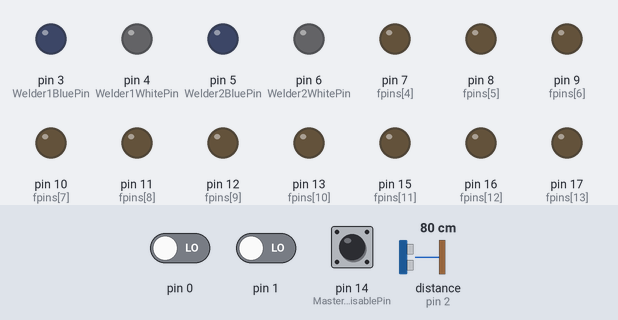
Recording of a sketch running on a simulated Arduino Uno, built with avr-gcc and run on an emulated ATmega328P. Parts: output pins drawn as LEDs (lit = HIGH). Wiring (inferred from the names in the program): range finder with pulse-width output: data pin 2. The inputs (shaded band) are chosen by the test bench; at power-on: distance to the obstacle (sensor on pin 2) 80 cm, pin 0 LOW, pin 14 (MasterDecoderDisablePin) HIGH, pin 1 LOW. Random numbers use the default seed unless the sketch sets one; EEPROM starts erased.

Above: at 1.2 s.
1.3 s: distance to the obstacle (sensor on pin 2) set to 4 cm
4.3 s: pin 0 driven HIGH
At 7.1 s:
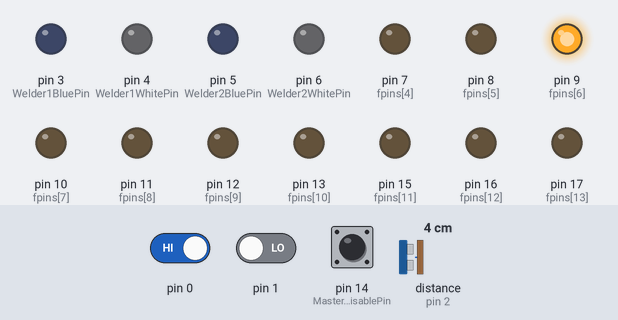
7.3 s: pin 14 (MasterDecoderDisablePin) pulled LOW for 1 s
At 8.41 s:
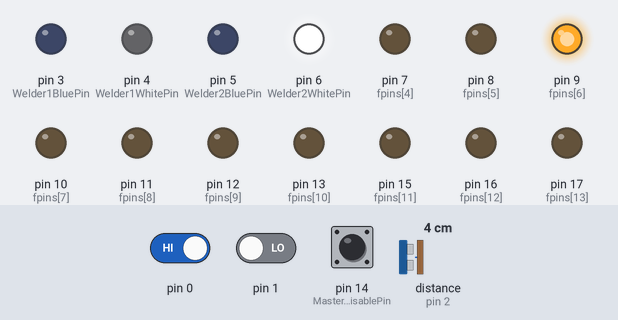
At 10.1 s:
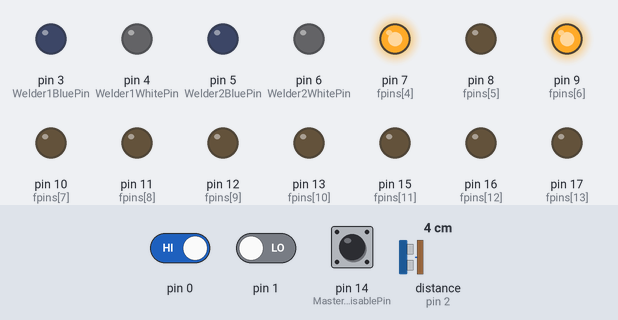
10.3 s: pin 14 (MasterDecoderDisablePin) pulled LOW for 0.15 s
At 12.54 s:
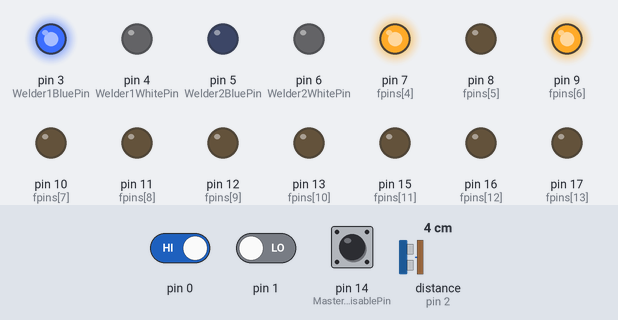
13.3 s: pin 1 driven HIGH
16.3 s: distance to the obstacle (sensor on pin 2) set to 250 cm
Timing chart, 0 to 23.0 s (numbered marks = the images above; inputs shaded):
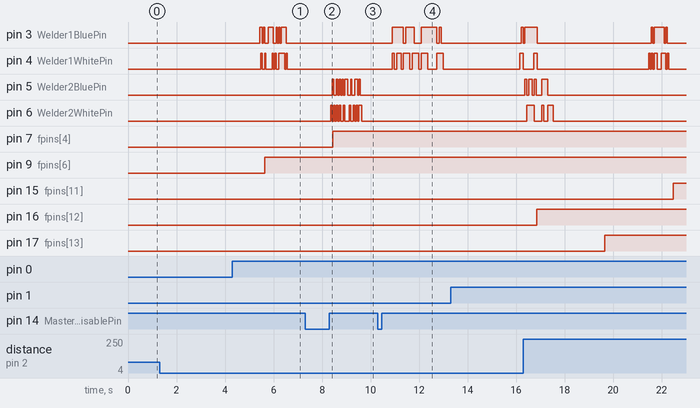

The sketch:

IDEC_WELDER.ino
```cpp
/*
 *
 * Interactive Decoder                             IDEC2_3_Building2Wldrs.ino
 * Version 1.08 Geoff Bunza 2020
 * Works with both short and long DCC Addesses
 *
 * This decoder will control Random Building Lighting
 * F0 = Master Function - OFF = Function - ON DISABLES the decoder
 * Input Pin for Decoder Disable = Pin 3 Active  LOW
 *
 * F0 == Master Decoder Disable == ON
 * F1 == Welder 1       Disable == ON
 * F2 == Welder 2       Disable == ON
 *
 * PRO MINI PIN ASSIGNMENT:
2 - DCC Input
3 - Input Pin for MasterDecoderDisable Active LOW
4 - LED Blue Welder1
5 - LED White Welder1
6 - LED Blue Welder2
7 - LED White Welder2
8 - LED
9 - LED
10 - LED
11 - LED
12 - LED
13 - LED
14 A0 - LED
15 A1 - LED
16 A2 - LED
17 A3 - LED
18 A4 - LED
19 A5 - LED
 *
 */


//////////////////////////////////////////////////////////////////////////////////////////////////////////////////////////////////////
//////////////////////////////////////////////////////////////////////////////////////////////////////////////////////////////////////
//
// ***** Uncomment to use the PinChangeInterrupts iso External Interrupts *****
// #define PIN_CHANGE_INT

#include <NmraDcc.h>

NmraDcc     Dcc ;
DCC_MSG  Packet ;


#include <avr/wdt.h>  //  Needed for automatic reset functions.


#define This_Decoder_Address       40

uint8_t CV_DECODER_JUST_A_RESET = 251;
uint8_t CV_DECODER_MASTER_RESET = 252;


//////////////////////////////////////////////////////////////////////////////////////////////////////////////////////////////////////
//////////////////////////////////////////////////////////////////////////////////////////////////////////////////////////////////////
//
// ******** REMOVE THE "//" IN THE NEXT LINE UNLESS YOU WANT ALL CV'S RESET ON EVERY POWER-UP
#define DECODER_LOADED

// ******** REMOVE THE "//" IN THE NEXT LINE IF YOU WANT TO RUN A TEST DURING SETUP SEQUENCES
// #define TESTRUN

// ******** REMOVE THE "//" IN THE NEXT LINE TO SEE DETAILED INFO ABOUT INCOMING C.V MESSAGES
// #define DEBUGCV

// ******** REMOVE THE "//" IN THE FOLLOWING LINE TO SEND DEBUGGING INFO TO THE SERIAL OUTPUT
// #define DEBUGID

#if defined( DEBUGID ) || defined( DEBUGCV )
   #define _PP( a ) Serial.print(    a );
   #define _PL( a ) Serial.println(  a );
   #define _2P(a,b) Serial.print( a, b );
   #define _2L(a,b) Serial.println(a, b);
#else
   #define _PP( a )
   #define _PL( a )
   #define _2P(a,b)
   #define _2L(a,b)
#endif


//////////////////////////////////////////////////////////////////////////////////////////////////////////////////////////////////////
//////////////////////////////////////////////////////////////////////////////////////////////////////////////////////////////////////
//
//  *****  small macro used to create all the timed events  *****
#define runEvery( n ) for ( static unsigned long lasttime; millis() - lasttime > ( unsigned long )( n ); lasttime = millis() )


// unsigned long estop                =    1;
int building_tim_delay             =    0;
int welder1_tim_delay              =    0;
int welder2_tim_delay              =    0;
int welder1_delta                  =    0;
int welder2_delta                  =    0;
byte welder1_on                    =    0;
byte welder2_on                    =    0;

const int MasterDecoderDisablePin  =   14;  //  A0 Master Decoder Disable Input Pin | Active  LOW
const int FunctionPin0             =   20;  //  Place holders ONLY
const int FunctionPinDcc           =    2;  //  Inputpin DCCsignal

const int Welder1BluePin           =    3;  //  Blue  LED simulation Welder 1
const int Welder1WhitePin          =    4;  //  White LED simulation Welder 1
const int Welder2BluePin           =    5;  //  Blue  LED simulation Welder 2
const int Welder2WhitePin          =    6;  //  White LED simulation Welder 2

const int num_active_functions     =    3;  //  Number # functions starting with F0
const int numleds                  =   16;  //  Number of Output pins to initialize

byte fpins []                      =  { 3, 4, 5, 6, 7, 8, 9, 10, 11, 12, 13, 15, 16, 17, 18, 19 };
                                            //  This are all the Output Pins available for a house

int MasterDecoderDisable           =    0;
int MasterDisable_value            =    0;
int Disable_welder1                =    0;
int Disable_welder2                =    0;


struct QUEUE
{
   int            inuse;   // pin in use or not
   int current_position;
   int        increment;
   int       stop_value;
   int      start_value;
};
QUEUE *ftn_queue = new QUEUE[  3 ];


struct CVPair
{
   uint16_t    CV;
   uint8_t  Value;
};


CVPair FactoryDefaultCVs [] =
{
   {CV_MULTIFUNCTION_PRIMARY_ADDRESS, This_Decoder_Address & 0x7F },

   // These two CVs define the Long DCC Address
   {CV_MULTIFUNCTION_EXTENDED_ADDRESS_MSB, (( This_Decoder_Address >> 8 ) & 0x7F ) + 192 },
   {CV_MULTIFUNCTION_EXTENDED_ADDRESS_LSB,    This_Decoder_Address & 0xFF },

   // ONLY uncomment 1 CV_29_CONFIG line below as approprate DEFAULT IS SHORT ADDRESS
// {CV_29_CONFIG,                0},                        // Short Address 14 Speed Steps
   {CV_29_CONFIG, CV29_F0_LOCATION},                        // Short Address 28/128 Speed Steps
// {CV_29_CONFIG, CV29_EXT_ADDRESSING | CV29_F0_LOCATION},  // Long  Address 28/128 Speed Steps

   {CV_DECODER_MASTER_RESET,     0},

   { 30,   0},  //  F0 Config 0=DISABLE On/Off, 1=Disable Welder 1, 2=Disable Welder2
   { 31,   1},  //  F0 Config 0=DISABLE On/Off, 1=Disable Welder 1, 2=Disable Welder2
   { 32,   2},  //  F0 Config 0=DISABLE On/Off, 1=Disable Welder 1, 2=Disable Welder2

   { 50,  90},  //  Master Building Time Delay 0-255
   { 51, 127},  //  Welder1 Time Constant
   { 52, 147},  //  Welder2 Time Constant

   {251,   0},  //  CV_DECODER_JUST_A_RESET */
/* {252,   0},  //  CV_DECODER_MASTER_RESET */
   {253,   0},  //  Extra
};


/* ******************************************************************************* */


uint8_t FactoryDefaultCVIndex = sizeof( FactoryDefaultCVs ) / sizeof( CVPair );
void notifyCVResetFactoryDefault()
{
   // Make FactoryDefaultCVIndex non-zero and equal to # CV's to be reset.
   FactoryDefaultCVIndex = sizeof( FactoryDefaultCVs ) / sizeof( CVPair );
};


/* ******************************************************************************* */


void setup()
{
   noInterrupts();

      // initialize the digital pins as outputs
   for ( int i = 0; i < numleds; ++i )
   {
      digitalWrite( fpins[ i ], 0 );  // Switch the pin off first.
      pinMode( fpins[ i ], OUTPUT );  // Then set it as an output.
   }

   pinMode( MasterDecoderDisablePin,  INPUT_PULLUP );  //  Master Decoder Disable Input Pin   - Active LOW

   #if defined( DEBUGID ) || defined( DEBUGCV )

      Serial.begin( 115200 );

      while ( !Serial )
      {
         ; // wait for Serial port to connect. Needed for native USB port.
      }
      Serial.flush();    // Wait for all the rubbish to finish displaying.
      while ( Serial.available() > 0 )
      {
         Serial.read(); // Clear the input buffer to get 'real' inputdata.
      }

   #endif

      //  Call the DCC 'pin' and 'init' functions to enable the DCC Receiver.
   Dcc.pin( digitalPinToInterrupt( FunctionPinDcc ), FunctionPinDcc, false );
   Dcc.init( MAN_ID_DIY, 201, FLAGS_MY_ADDRESS_ONLY, 0 );      delay( 1000 );

   #if defined( DECODER_LOADED )

      if ( Dcc.getCV( CV_DECODER_MASTER_RESET ) == CV_DECODER_MASTER_RESET )
      {
      #endif

         FactoryDefaultCVIndex =  sizeof( FactoryDefaultCVs ) / sizeof( CVPair );

         for ( int i = 0; i < FactoryDefaultCVIndex; ++i )
         {
            Dcc.setCV( FactoryDefaultCVs[ i ].CV, FactoryDefaultCVs[ i ].Value );
         }

      #if defined(DECODER_LOADED)
      }
   #endif

   Dcc.setCV( CV_DECODER_JUST_A_RESET, 0 );  //  Reset the just_a_reset CV

   #if defined( TESTRUN )

      for ( int i = 0; i < numleds; ++i )   //  Turn all LEDs  ON in sequence
      {
         digitalWrite( fpins[ i ], HIGH );
         delay( 60 );
      }

      delay( 400 );

      for ( int i = 0; i < numleds; ++i )   //  Turn all LEDs OFF in sequence
      {
         digitalWrite( fpins[ i ],  LOW );
         delay( 60 );
      }

   #endif

   for ( int i = 0; i < num_active_functions; ++i )
   {
      uint8_t  cv_value = Dcc.getCV( 30 + i );
      switch ( cv_value )
      {
         case 0:   // Master Decoder Disable
         {
            MasterDecoderDisable = 0 ;
            if ( digitalRead( MasterDecoderDisablePin ) ==  LOW )
            {
               MasterDecoderDisable = 1 ;
            }
            break ;
         }

         case 1:   //  F1 Disables Welder 1
         {
            Disable_welder1 = 0 ;
            break ;
         }

         case 2:   //  F2 Disables Welder 2
         {
            Disable_welder2 = 0 ;
            break ;
         }

         default:
         {
            break ;
         }
      }
   }

   building_tim_delay = int( Dcc.getCV( 50 ) ) * 11 ;

   welder1_tim_delay  = int( Dcc.getCV( 51 ) ) * 21 ;

   welder2_tim_delay  = int( Dcc.getCV( 52 ) ) * 31 ;

   #if defined( DEBUGID ) || defined( DEBUGCV )

      _PL( "\n" "CV Dump: " );
      for ( int i = 30; i < 33; ++i ) { _2P( Dcc.getCV( i ), DEC ); _PP( "\t" ); }
      _PL( "" );

      _PL( "Timer setting:" );
      for ( int i = 50; i < 53; ++i ) { _2P( Dcc.getCV( i ), DEC ); _PP( "\t" ); }
      _PL( "" );

      _PL( "My Address" );
      _2P( Dcc.getCV( CV_MULTIFUNCTION_PRIMARY_ADDRESS ), DEC ); _PP( "\t \n" );
      _PL( "" );

      _2L( building_tim_delay, DEC );
      _2L( welder1_tim_delay,  DEC );
      _2L( welder2_tim_delay,  DEC );

   #endif

   interrupts();  // Ready to rumble....
}


/* ******************************************************************************** */


void loop()
{
   //  MUST call the NmraDcc.process() method frequently for correct library operation
   Dcc.process();

   //  Check Master Input Over ride
   MasterDecoderDisable = 0 ;
   if ( digitalRead( MasterDecoderDisablePin ) == LOW )
   {
      MasterDecoderDisable = 1 ;
   }
   else
   {
      MasterDecoderDisable = MasterDisable_value & 1 ;
   }

   // ========  Random Building Lights  ========================
   runEvery( building_tim_delay )  digitalWrite( fpins[ random( 4, numleds ) ], lightsw( ) );

   // ========  Random Welder1  Lights  ========================
   if ( ( MasterDecoderDisable == 0 ) && ( Disable_welder1 == 0 ) )
   {
      runEvery( welder1_tim_delay ) { welder1_on = random( 20, 50 ); welder1_delta = random( 23, 133 ); }
   }
   runEvery( welder1_delta )  digitalWrite( Welder1WhitePin, run_welder1_wsw( ) );
   runEvery( welder1_delta )  digitalWrite( Welder1BluePin,  run_welder1_bsw( ) );

   // ========  Random Welder2  Lights  ========================
   if ( ( MasterDecoderDisable == 0 ) && ( Disable_welder2 == 0 ) )
   {
      runEvery( welder2_tim_delay )  { welder2_on = random( 25, 47 ); welder2_delta = random( 22, 125 ); }
   }
   runEvery( welder2_delta )  digitalWrite( Welder2WhitePin, run_welder2_wsw( ) );
   runEvery( welder2_delta )  digitalWrite( Welder2BluePin,  run_welder2_bsw( ) );

}  // end loop()


/* ******************************************************************************* */


boolean run_welder1_wsw( )
{
   if ( ( MasterDecoderDisable == 1 ) || ( welder1_on <= 0 ) )
   {
      return  LOW ;   //  Eventually turn all lights OFF
   }

   --welder1_on ;

   if ( random( 0, 100 ) > 48 )
   {
      return HIGH ;   //  48 represents a 52% ON time
   }
   else
   {
      return  LOW ;
   }
}                     //  End run_welder1_wsw


/* ******************************************************************************** */


boolean run_welder1_bsw( )
{
   if ( ( MasterDecoderDisable == 1 ) || ( welder1_on <= 0 ) )
   {
      return  LOW ;   //  Eventually turn all lights OFF
   }

   --welder1_on ;

   if ( random( 0, 100 ) > 35 )
   {
      return HIGH ;   //  35 represents a 65% ON time
   }
   else
   {
      return  LOW ;
   }
}                     //  end run_welder1_bsw


/* ******************************************************************************** */


boolean run_welder2_wsw( )
{
   if ( ( MasterDecoderDisable == 1 ) || ( welder2_on <= 0 ) )
   {
      return  LOW ;   //  Eventually turn all lights OFF
   }

   --welder2_on ;

   if ( random( 0, 100 ) > 48 )
   {
      return HIGH ;   //  48 represents a 52% ON time
   }
   else
   {
      return  LOW ;
   }
}                     //  end run_welder2_wsw


/* ******************************************************************************** */


boolean run_welder2_bsw( )
{
   if ( ( MasterDecoderDisable == 1 ) || ( welder2_on <= 0 ) )
   {
      return  LOW ;   //  Eventually turn all lights OFF
   }

   --welder2_on ;

   if ( random( 0, 100 ) > 35 )
   {
      return HIGH ;   //  35 represents a 65% ON time
   }
   else
   {
      return  LOW ;
   }
}                     //  end run_welder2_bsw


/* ******************************************************************************** */


boolean lightsw( )
{
   if ( MasterDecoderDisable == 1 )
   {
      return  LOW ;   //  Eventually turn all lights OFF
   }

   if ( random( 0, 100 ) > 40 )
   {
      return HIGH ;   //  40 represents a 60% ON time
   }
   else
   {
      return  LOW ;
   }
}                     //  End lightsw


/* **********************************************************************************
 *  notifyCVChange()  Called when a CV value is changed.
 *                    This is called whenever a CV's value is changed.
 *  notifyDccCVChange()  Called only when a CV value is changed by a Dcc packet or a lib function.
 *                    it is NOT called if the CV is changed by means of the setCV() method.
 *                    Note: It is not called if notifyCVWrite() is defined
 *                    or if the value in the EEPROM is the same as the value
 *                    in the write command.
 *
 *  Inputs:
 *    CV        - CV number.
 *    Value     - Value of the CV.
 *
 *  Returns:
 *    None
 */
void    notifyCVChange( uint16_t CV, uint8_t Value )
{
   #if defined( DEBUGCV )

      _PP( "notifyCVChange: CV: " );
      _2P( CV,                DEC );
      _PP( "\t" " Value: "        );
      _2L( Value,             DEC );

   #endif

   if ( ( ( CV == 251 ) && ( Value == 251 ) ) || ( ( CV == 252 ) && ( Value == 252 ) ) )
   {
      wdt_enable( WDTO_15MS );  //  Resets after 15 milliSecs

      while( 1 ) {}  // Wait for the prescaler time to expire
   }
}       //   end notifyCVChange()


/* **********************************************************************************
 *    notifyDccFunc() Callback for a multifunction decoder function command.
 *
 *  Inputs:
 *    Addr        - Active decoder address.
 *    AddrType    - DCC_ADDR_SHORT or DCC_ADDR_LONG.
 *    FuncGrp     - Function group. FN_0      - 14 speed headlight  Mask FN_BIT_00
 *
 *                                  FN_0_4    - Functions  0 to  4. Mask FN_BIT_00 - FN_BIT_04
 *                                  FN_5_8    - Functions  5 to  8. Mask FN_BIT_05 - FN_BIT_08
 *                                  FN_9_12   - Functions  9 to 12. Mask FN_BIT_09 - FN_BIT_12
 *                                  FN_13_20  - Functions 13 to 20. Mask FN_BIT_13 - FN_BIT_20
 *                                  FN_21_28  - Functions 21 to 28. Mask FN_BIT_21 - FN_BIT_28
 *    FuncState   - Function state. Bitmask where active functions have a 1 at that bit.
 *                                  You must & FuncState with the appropriate
 *                                  FN_BIT_nn value to isolate a given bit.
 *
 *  Returns:
 *    None
 */
void notifyDccFunc( uint16_t Addr, DCC_ADDR_TYPE AddrType, FN_GROUP FuncGrp, uint8_t FuncState )
{
   #if defined( DEBUGCV )

      _PP( "Address = "   );
      _2L( Addr,       DEC);
      _PP( "AddrType = "  );
      _2L( AddrType,   DEC);
      _PP( "FuncGrp = "   );
      _2L( FuncGrp,    DEC);
      _PP( "FuncState = " );
      _2L( FuncState, DEC );

   #endif

   switch( FuncGrp )
   {
      case FN_0_4:    //  Function Group 1 F0 F4 F3 F2 F1
      {
         exec_function( 0, FunctionPin0, ( FuncState & FN_BIT_00 ) >> 4 );
         exec_function( 1, FunctionPin0, ( FuncState & FN_BIT_01 ) >> 0 );
         exec_function( 2, FunctionPin0, ( FuncState & FN_BIT_02 ) >> 1 );
         break ;
      }

      case FN_5_8:    //  Function Group 1    F8 F7 F6 F5
      {
         break ;
      }

      case FN_9_12:   //  Function Group 1 F12 F11 F10 F9
      {
         break ;
      }

      case FN_13_20:  //  Function Group 2  ==  F20 - F13
      {
         break ;
      }

      case FN_21_28:  //  Function Group 2  ==  F28 - F21
      {
         break ;
      }
   }
}                     //  End notifyDccFunc()


/* ******************************************************************************* */


void exec_function ( int function, int pin, int FuncState )
{
   #if defined( DEBUGCV )

      _PP( "exec_function = " );
      _2L( function,      DEC );
      _PP( "pin = "           );
      _2L( pin,           DEC );
      _PP( "FuncState = "     );
      _2L( FuncState,     DEC );

   #endif

   switch ( Dcc.getCV( 30 + function ) )
   {
      case 0:    // Master Disable by Function 0
      {
         MasterDisable_value = byte( FuncState );
         break ;
      }

      case 1:    // Welderer Disable by Function 1
      {
         Disable_welder1 = byte( FuncState );
         break ;
      }

      case 2:    // Welder Disable by Function 2
      {
         Disable_welder2 = byte( FuncState );
         break ;
      }

      default:
      {
         break ;
      }
   }
}                //  End exec_function()


/* ******************************************************************************* */


//
```

Measured:
- after the input at 1.3 s, every drawn part: stays the same
- after the input at 7.3 s, pin 7 (fpins[4]): LOW → HIGH after 1.1 s
